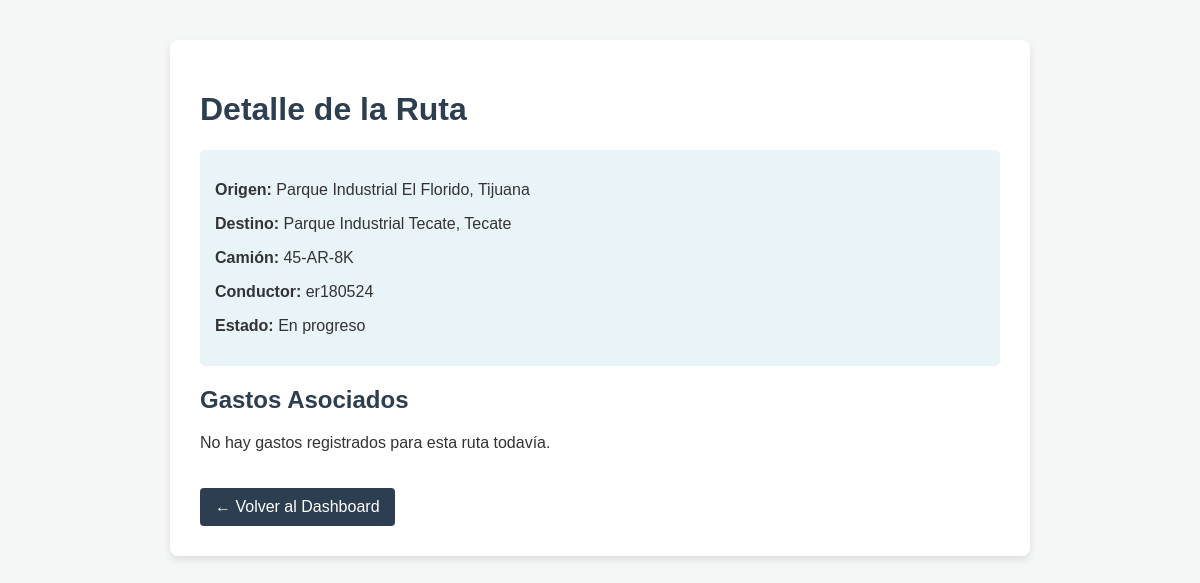
/app/ruta/0d5b81ca-c889-4cea-b61d-e17f17e2423a/ (signed in), run on the app's committed database.
### fcns_logistics/models.py (models this page shows, shortened)
class Route(models.Model):
    STATUS_CHOICES = [
    ('PENDING', 'Pendiente'),
    ('IN_PROGRESS', 'En progreso'),
    ('COMPLETED', 'Completada'),
    ('CANCELLED', 'Cancelada'),
 ]
    id = models.UUIDField(primary_key=True, default=uuid.uuid4, editable=False)
    truck = models.ForeignKey(Truck, on_delete=models.CASCADE, related_name='routes')
    driver = models.ForeignKey(
    User,
    on_delete=models.CASCADE,
    related_name='routes',
    limit_choices_to={'role': 'DRIVER'}
)
    origin = models.CharField(max_length=150)
    destination = models.CharField(max_length=150)
    departure_date = models.DateTimeField()
    arrival_date = models.DateTimeField(null=True, blank=True)
    status = models.CharField(max_length=20, choices=STATUS_CHOICES, default='PENDING')
    created_at = models.DateTimeField(auto_now_add=True)

class Truck(models.Model):
    STATUS_CHOICES = [
        ('ACTIVE', 'Activo'),
        ('MAINTENANCE', 'Mantenimiento'),
        ('INACTIVE', 'Inactivo'),
    ]
    id = models.UUIDField(primary_key=True, default=uuid.uuid4, editable=False)
    license_plate = models.CharField(max_length=20, unique=True)
    brand = models.CharField(max_length=50)
    model = models.CharField(max_length=50)
    year = models.IntegerField()
    status = models.CharField(max_length=20, choices=STATUS_CHOICES, default='ACTIVE')

class User(AbstractUser):
    ROLE_CHOICES = [
        ('DRIVER', 'Conductor'),
        ('MANAGER', 'Gestor'),
        ('ADMIN', 'Administrador'),
    ]
    id = models.UUIDField(primary_key=True, default=uuid.uuid4, editable=False)
    role = models.CharField(max_length=20, choices=ROLE_CHOICES, default='DRIVER')
    created_at = models.DateTimeField(auto_now_add=True)

### fcns_logistics/views.py (the view)
# urls.py: path('ruta/<uuid:pk>/', route_detail_view, name='route_detail'),
@login_required
def route_detail_view(request, pk):
    route = get_object_or_404(Route, pk=pk)
    if request.user.role == 'DRIVER' and route.driver != request.user:
        return redirect('fcns_logistics:dashboard')
    expenses = route.expenses.all()
    total_expenses = sum(exp.amount for exp in expenses)
    context = {
        'route': route,
        'expenses': expenses,
        'total_expenses': total_expenses,
    }
    return render(request, 'fcns_logistics/route_detail.html', context)

### fcns_logistics/templates/fcns_logistics/route_detail.html (shortened to what this page needs)
<!DOCTYPE html>
<html lang="es">
<head>
</head>
<body>
    <div class="container">
        <h1>Detalle de la Ruta</h1>
        <div class="info-box">
            <p><strong>Origen:</strong> {{ route.origin }}</p>
            <p><strong>Destino:</strong> {{ route.destination }}</p>
            <p><strong>Camión:</strong> {{ route.truck.license_plate }}</p>
            <p><strong>Conductor:</strong> {{ route.driver.username }}</p>
            <p><strong>Estado:</strong> {{ route.get_status_display }}</p>
        </div>
        <h2>Gastos Asociados</h2>
        {% if expenses %}
            <table>
                <thead>
                    <tr>
                        <th>Categoría</th>
                        <th>Monto</th>
                        <th>Descripción</th>
                        <th>Fecha</th>
                    </tr>
                </thead>
                <tbody>
                    {% for expense in expenses %}
                    <tr>
                        <td>{{ expense.category.name }}</td>
                        <td>${{ expense.amount }}</td>
                        <td>{{ expense.description|default:"Sin descripción" }}</td>
                        <td>{{ expense.date|date:"d/m/Y H:i" }}</td>
                    </tr>
                    {% endfor %}
                </tbody>
            </table>
            <div class="total">
                Total Gastos: ${{ total_expenses }}
            </div>
        {% else %}
            <p>No hay gastos registrados para esta ruta todavía.</p>
        {% endif %}
        <a href="{% url 'fcns_logistics:dashboard' %}" class="btn">← Volver al Dashboard</a>
    </div>
</body>
</html>

### fcns_logistics/templates/fcns_logistics/route_detail.html (style rules this page uses)
body { font-family: Arial, sans-serif; margin: 40px; background-color: #f4f7f6; color: #333; }
.container { max-width: 800px; margin: auto; background: white; padding: 30px; border-radius: 8px; box-shadow: 0 4px 8px rgba(0,0,0,0.1); }
h1, h2 { color: #2c3e50; }
.info-box { background: #e8f4f8; padding: 15px; border-radius: 5px; margin-bottom: 20px; }
a.btn { display: inline-block; padding: 10px 15px; background: #2c3e50; color: white; text-decoration: none; border-radius: 4px; margin-top: 20px; }

### data on the page
Route: origin "Parque Industrial El Florido, Tijuana", destination "Parque Industrial Tecate, Tecate", truck.license_plate "45-AR-8K", driver.username "er180524", status "En progreso"
